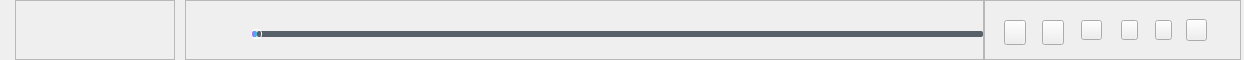
<?xml version="1.0" encoding="UTF-8"?>
<ui version="4.0">
 <class>PlayCtlAdjustForm</class>
 <widget class="QWidget" name="PlayCtlAdjustForm">
  <property name="geometry">
   <rect>
    <x>0</x>
    <y>0</y>
    <width>1244</width>
    <height>60</height>
   </rect>
  </property>
  <property name="minimumSize">
   <size>
    <width>1244</width>
    <height>0</height>
   </size>
  </property>
  <property name="windowTitle">
   <string>Form</string>
  </property>
  <property name="styleSheet">
   <string notr="true"/>
  </property>
  <layout class="QVBoxLayout" name="verticalLayout_2">
   <property name="spacing">
    <number>0</number>
   </property>
   <property name="leftMargin">
    <number>0</number>
   </property>
   <property name="topMargin">
    <number>0</number>
   </property>
   <property name="rightMargin">
    <number>0</number>
   </property>
   <property name="bottomMargin">
    <number>0</number>
   </property>
   <item>
    <widget class="QStackedWidget" name="stackedWidget_player">
     <property name="minimumSize">
      <size>
       <width>0</width>
       <height>60</height>
      </size>
     </property>
     <property name="maximumSize">
      <size>
       <width>16777215</width>
       <height>60</height>
      </size>
     </property>
     <property name="styleSheet">
      <string notr="true"/>
     </property>
     <widget class="QWidget" name="stackedWidget_playerPage1">
      <property name="styleSheet">
       <string notr="true"/>
      </property>
      <layout class="QHBoxLayout" name="horizontalLayout">
       <property name="spacing">
        <number>0</number>
       </property>
       <property name="leftMargin">
        <number>0</number>
       </property>
       <property name="topMargin">
        <number>0</number>
       </property>
       <property name="rightMargin">
        <number>0</number>
       </property>
       <property name="bottomMargin">
        <number>0</number>
       </property>
       <item>
        <spacer name="horizontalSpacer_3">
         <property name="orientation">
          <enum>Qt::Horizontal</enum>
         </property>
         <property name="sizeType">
          <enum>QSizePolicy::Fixed</enum>
         </property>
         <property name="sizeHint" stdset="0">
          <size>
           <width>15</width>
           <height>20</height>
          </size>
         </property>
        </spacer>
       </item>
       <item>
        <widget class="QFrame" name="frame_playctl">
         <property name="minimumSize">
          <size>
           <width>170</width>
           <height>0</height>
          </size>
         </property>
         <property name="maximumSize">
          <size>
           <width>170</width>
           <height>16777215</height>
          </size>
         </property>
         <property name="styleSheet">
          <string notr="true">margin-right:10px;
</string>
         </property>
         <property name="frameShape">
          <enum>QFrame::StyledPanel</enum>
         </property>
         <property name="frameShadow">
          <enum>QFrame::Raised</enum>
         </property>
         <layout class="QHBoxLayout" name="horizontalLayout_3">
          <property name="spacing">
           <number>0</number>
          </property>
          <property name="leftMargin">
           <number>0</number>
          </property>
          <property name="topMargin">
           <number>0</number>
          </property>
          <property name="rightMargin">
           <number>0</number>
          </property>
          <property name="bottomMargin">
           <number>0</number>
          </property>
          <item>
           <layout class="QHBoxLayout" name="horizontalLayout_2">
            <item>
             <widget class="QPushButton" name="pushButton_previous">
              <property name="minimumSize">
               <size>
                <width>40</width>
                <height>40</height>
               </size>
              </property>
              <property name="styleSheet">
               <string notr="true">QPushButton
{
background-repeat:no-repeat;
background-color:transparent;
border: 1px solid transparent;
/*border-radius:15px;*/
}


QPushButton:pressed
{
border: 1px solid transparent;
}

QPushButton:hover
{

border: 1px solid transparent;
}

QToolTip
{
border:1px solid rgb(118, 118, 118); 
background-color: #ffffff;
color:#484848; font-size:12px;
}</string>
              </property>
              <property name="text">
               <string/>
              </property>
              <property name="flat">
               <bool>false</bool>
              </property>
             </widget>
            </item>
            <item>
             <spacer name="horizontalSpacer_5">
              <property name="orientation">
               <enum>Qt::Horizontal</enum>
              </property>
              <property name="sizeType">
               <enum>QSizePolicy::Fixed</enum>
              </property>
              <property name="sizeHint" stdset="0">
               <size>
                <width>5</width>
                <height>20</height>
               </size>
              </property>
             </spacer>
            </item>
            <item>
             <widget class="QPushButton" name="pushButton_pauseStart">
              <property name="minimumSize">
               <size>
                <width>40</width>
                <height>40</height>
               </size>
              </property>
              <property name="styleSheet">
               <string notr="true">QPushButton
{
background-color:transparent;
border: 1px solid transparent;
/*border-radius:15px;*/
}


QPushButton:pressed
{
border: 1px solid transparent;
}

QPushButton:hover
{
border: 1px solid transparent;
}

QToolTip
{
border:1px solid rgb(118, 118, 118); 
background-color: #ffffff;
color:#484848; font-size:12px;
}</string>
              </property>
              <property name="text">
               <string/>
              </property>
              <property name="flat">
               <bool>false</bool>
              </property>
             </widget>
            </item>
            <item>
             <spacer name="horizontalSpacer_4">
              <property name="orientation">
               <enum>Qt::Horizontal</enum>
              </property>
              <property name="sizeType">
               <enum>QSizePolicy::Fixed</enum>
              </property>
              <property name="sizeHint" stdset="0">
               <size>
                <width>5</width>
                <height>20</height>
               </size>
              </property>
             </spacer>
            </item>
            <item>
             <widget class="QPushButton" name="pushButton_next">
              <property name="minimumSize">
               <size>
                <width>40</width>
                <height>40</height>
               </size>
              </property>
              <property name="styleSheet">
               <string notr="true">QPushButton
{
background-color:transparent;
border: 1px solid transparent;
/*border-radius:15px;*/
}


QPushButton:pressed
{

border: 1px solid transparent;
}

QPushButton:hover
{

border: 1px solid transparent;
}

QToolTip
{
border:1px solid rgb(118, 118, 118); 
background-color: #ffffff;
color:#484848; font-size:12px;
}</string>
              </property>
              <property name="text">
               <string/>
              </property>
              <property name="flat">
               <bool>false</bool>
              </property>
             </widget>
            </item>
           </layout>
          </item>
         </layout>
        </widget>
       </item>
       <item>
        <widget class="QFrame" name="frame_slider">
         <property name="minimumSize">
          <size>
           <width>780</width>
           <height>0</height>
          </size>
         </property>
         <property name="maximumSize">
          <size>
           <width>1460</width>
           <height>16777215</height>
          </size>
         </property>
         <property name="styleSheet">
          <string notr="true"/>
         </property>
         <property name="frameShape">
          <enum>QFrame::StyledPanel</enum>
         </property>
         <property name="frameShadow">
          <enum>QFrame::Raised</enum>
         </property>
         <layout class="QHBoxLayout" name="horizontalLayout_6">
          <property name="spacing">
           <number>0</number>
          </property>
          <property name="leftMargin">
           <number>0</number>
          </property>
          <property name="topMargin">
           <number>0</number>
          </property>
          <property name="rightMargin">
           <number>0</number>
          </property>
          <property name="bottomMargin">
           <number>0</number>
          </property>
          <item>
           <layout class="QHBoxLayout" name="horizontalLayout_5">
            <property name="spacing">
             <number>15</number>
            </property>
            <item>
             <widget class="QLabel" name="label_media_pic">
              <property name="minimumSize">
               <size>
                <width>50</width>
                <height>50</height>
               </size>
              </property>
              <property name="maximumSize">
               <size>
                <width>50</width>
                <height>50</height>
               </size>
              </property>
              <property name="styleSheet">
               <string notr="true">border-image: url(:/images/skin/title1.jpg);</string>
              </property>
              <property name="text">
               <string/>
              </property>
             </widget>
            </item>
            <item>
             <layout class="QVBoxLayout" name="verticalLayout">
              <property name="spacing">
               <number>0</number>
              </property>
              <item>
               <layout class="QHBoxLayout" name="horizontalLayout_4">
                <item>
                 <widget class="QLabel" name="label_media_name">
                  <property name="minimumSize">
                   <size>
                    <width>200</width>
                    <height>0</height>
                   </size>
                  </property>
                  <property name="styleSheet">
                   <string notr="true">QLabel
{
color:#29aae2;
}
</string>
                  </property>
                  <property name="text">
                   <string/>
                  </property>
                 </widget>
                </item>
                <item>
                 <spacer name="horizontalSpacer_2">
                  <property name="orientation">
                   <enum>Qt::Horizontal</enum>
                  </property>
                  <property name="sizeType">
                   <enum>QSizePolicy::Minimum</enum>
                  </property>
                  <property name="sizeHint" stdset="0">
                   <size>
                    <width>50</width>
                    <height>20</height>
                   </size>
                  </property>
                 </spacer>
                </item>
                <item>
                 <widget class="QLabel" name="label_time">
                  <property name="minimumSize">
                   <size>
                    <width>120</width>
                    <height>0</height>
                   </size>
                  </property>
                  <property name="maximumSize">
                   <size>
                    <width>110</width>
                    <height>16777215</height>
                   </size>
                  </property>
                  <property name="styleSheet">
                   <string notr="true">QLabel
{
color:rgb(255, 94, 30);
margin-left:10px;
}</string>
                  </property>
                  <property name="text">
                   <string/>
                  </property>
                 </widget>
                </item>
               </layout>
              </item>
              <item>
               <widget class="QSlider" name="horizontalSlider">
                <property name="minimumSize">
                 <size>
                  <width>350</width>
                  <height>0</height>
                 </size>
                </property>
                <property name="maximumSize">
                 <size>
                  <width>16777215</width>
                  <height>20</height>
                 </size>
                </property>
                <property name="styleSheet">
                 <string notr="true">/*整个进度条*/
QSlider::groove:horizontal 
{
background:transparent;
height: 6px;
border-radius:3px;
}


/*整个进度条-hover*/
QSlider::groove:horizontal:hover
{
background:transparent;
height: 6px;
border-radius:3px;
}

/*J拖动按钮*/
QSlider::handle:horizontal 
{

background: qradialgradient(spread:pad, cx:0.5, cy:0.5, radius:0.5, fx:0.5, fy:0.5, 
stop:0.6 #45ADED, stop:0.778409 rgba(255, 255, 255, 255));
height:8px;
width:8px;
margin-top: -2px;
margin-bottom: -2px;
padding-right:1px;
border-radius:4px;
border:1px solid white;

/*
border-image: url(:/images/Slider.png);
width: 20px;          
height:20px;           
margin-top: -4px;      
margin-bottom: -4px;
border-radius: 10px;  
*/
}

/*J拖动按钮-hover,只跟groove的hover时高度影响*/
QSlider::handle:horizontal:hover 
{

}

/*未划过的区域，右边界线*/
QSlider::add-page:horizontal,QSlider::add-line:horizontal
{
border-radius:2px;
background-color: rgb(87, 97, 106); 
}

/*已划过的区域，右边界线*/
QSlider::sub-page:horizontal,QSlider::sub-line:horizontal
{
border-radius:2px;
background-color:qlineargradient(spread:pad, x1:0, y1:0, x2:1, y2:0, stop:0 rgba(231,80,229, 255), stop:1 rgba(7,208,255, 255));
}
</string>
                </property>
                <property name="orientation">
                 <enum>Qt::Horizontal</enum>
                </property>
               </widget>
              </item>
              <item>
               <spacer name="verticalSpacer">
                <property name="orientation">
                 <enum>Qt::Vertical</enum>
                </property>
                <property name="sizeType">
                 <enum>QSizePolicy::Fixed</enum>
                </property>
                <property name="sizeHint" stdset="0">
                 <size>
                  <width>20</width>
                  <height>15</height>
                 </size>
                </property>
               </spacer>
              </item>
             </layout>
            </item>
           </layout>
          </item>
         </layout>
        </widget>
       </item>
       <item>
        <widget class="QFrame" name="frame_adjust">
         <property name="minimumSize">
          <size>
           <width>260</width>
           <height>0</height>
          </size>
         </property>
         <property name="maximumSize">
          <size>
           <width>260</width>
           <height>16777215</height>
          </size>
         </property>
         <property name="styleSheet">
          <string notr="true">margin-right:3px;
</string>
         </property>
         <property name="frameShape">
          <enum>QFrame::StyledPanel</enum>
         </property>
         <property name="frameShadow">
          <enum>QFrame::Raised</enum>
         </property>
         <layout class="QHBoxLayout" name="horizontalLayout_8">
          <property name="spacing">
           <number>6</number>
          </property>
          <property name="leftMargin">
           <number>0</number>
          </property>
          <property name="topMargin">
           <number>0</number>
          </property>
          <property name="rightMargin">
           <number>0</number>
          </property>
          <property name="bottomMargin">
           <number>0</number>
          </property>
          <item>
           <layout class="QHBoxLayout" name="horizontalLayout_7">
            <property name="spacing">
             <number>5</number>
            </property>
            <item>
             <spacer name="horizontalSpacer_6">
              <property name="orientation">
               <enum>Qt::Horizontal</enum>
              </property>
              <property name="sizeHint" stdset="0">
               <size>
                <width>20</width>
                <height>20</height>
               </size>
              </property>
             </spacer>
            </item>
            <item>
             <widget class="QPushButton" name="pushButton_playOrder">
              <property name="minimumSize">
               <size>
                <width>25</width>
                <height>25</height>
               </size>
              </property>
              <property name="maximumSize">
               <size>
                <width>20</width>
                <height>20</height>
               </size>
              </property>
              <property name="styleSheet">
               <string notr="true">QPushButton
{
border-image: url(:/images/icon/player_xunhuan.png);
}

QPushButton:hover
{
border-image: url(:/images/icon/player_xunhuan.png);
}</string>
              </property>
              <property name="text">
               <string/>
              </property>
             </widget>
            </item>
            <item>
             <spacer name="horizontalSpacer_10">
              <property name="orientation">
               <enum>Qt::Horizontal</enum>
              </property>
              <property name="sizeType">
               <enum>QSizePolicy::Expanding</enum>
              </property>
              <property name="sizeHint" stdset="0">
               <size>
                <width>10</width>
                <height>20</height>
               </size>
              </property>
             </spacer>
            </item>
            <item>
             <widget class="QPushButton" name="pushButton_comments">
              <property name="minimumSize">
               <size>
                <width>25</width>
                <height>25</height>
               </size>
              </property>
              <property name="maximumSize">
               <size>
                <width>20</width>
                <height>20</height>
               </size>
              </property>
              <property name="styleSheet">
               <string notr="true">QPushButton
{
border-image: url(:/images/icon/comment_message.png);
}

QPushButton:hover
{
border-image: url(:/images/icon/comment_message.png);
}</string>
              </property>
              <property name="text">
               <string/>
              </property>
             </widget>
            </item>
            <item>
             <spacer name="horizontalSpacer_9">
              <property name="orientation">
               <enum>Qt::Horizontal</enum>
              </property>
              <property name="sizeType">
               <enum>QSizePolicy::Expanding</enum>
              </property>
              <property name="sizeHint" stdset="0">
               <size>
                <width>10</width>
                <height>20</height>
               </size>
              </property>
             </spacer>
            </item>
            <item>
             <widget class="QPushButton" name="Btn_adjust">
              <property name="minimumSize">
               <size>
                <width>24</width>
                <height>20</height>
               </size>
              </property>
              <property name="maximumSize">
               <size>
                <width>24</width>
                <height>20</height>
               </size>
              </property>
              <property name="styleSheet">
               <string notr="true">QPushButton
{
border-image: url(:/images/icon/set.png);
}

QPushButton:hover
{
border-image: url(:/images/icon/set_hover.png);
}</string>
              </property>
              <property name="text">
               <string/>
              </property>
             </widget>
            </item>
            <item>
             <spacer name="horizontalSpacer_14">
              <property name="orientation">
               <enum>Qt::Horizontal</enum>
              </property>
              <property name="sizeType">
               <enum>QSizePolicy::Expanding</enum>
              </property>
              <property name="sizeHint" stdset="0">
               <size>
                <width>12</width>
                <height>20</height>
               </size>
              </property>
             </spacer>
            </item>
            <item>
             <widget class="QPushButton" name="pushButton_sound">
              <property name="minimumSize">
               <size>
                <width>20</width>
                <height>20</height>
               </size>
              </property>
              <property name="maximumSize">
               <size>
                <width>20</width>
                <height>20</height>
               </size>
              </property>
              <property name="styleSheet">
               <string notr="true"/>
              </property>
              <property name="text">
               <string/>
              </property>
             </widget>
            </item>
            <item>
             <spacer name="horizontalSpacer_8">
              <property name="orientation">
               <enum>Qt::Horizontal</enum>
              </property>
              <property name="sizeType">
               <enum>QSizePolicy::Expanding</enum>
              </property>
              <property name="sizeHint" stdset="0">
               <size>
                <width>10</width>
                <height>20</height>
               </size>
              </property>
             </spacer>
            </item>
            <item>
             <widget class="QPushButton" name="pushButton_collect">
              <property name="minimumSize">
               <size>
                <width>20</width>
                <height>20</height>
               </size>
              </property>
              <property name="maximumSize">
               <size>
                <width>20</width>
                <height>20</height>
               </size>
              </property>
              <property name="styleSheet">
               <string notr="true">QPushButton
{
border-image: url(:/images/icon/play_collect_unchecked.png);
}

QPushButton:checked
{
border-image: url(:/images/icon/play_collect_checked.png);
}

QPushButton:unchecked
{
border-image: url(:/images/icon/play_collect_unchecked.png);
}</string>
              </property>
              <property name="text">
               <string/>
              </property>
             </widget>
            </item>
            <item>
             <spacer name="horizontalSpacer_7">
              <property name="orientation">
               <enum>Qt::Horizontal</enum>
              </property>
              <property name="sizeType">
               <enum>QSizePolicy::Expanding</enum>
              </property>
              <property name="sizeHint" stdset="0">
               <size>
                <width>8</width>
                <height>20</height>
               </size>
              </property>
             </spacer>
            </item>
            <item>
             <widget class="QPushButton" name="pushButton_download">
              <property name="minimumSize">
               <size>
                <width>24</width>
                <height>22</height>
               </size>
              </property>
              <property name="maximumSize">
               <size>
                <width>24</width>
                <height>22</height>
               </size>
              </property>
              <property name="styleSheet">
               <string notr="true">QPushButton
{
border-image: url(:/images/icon/media_download.png);
}

QPushButton:hover
{
border-image: url(:/images/icon/media_download_hover.png);
}</string>
              </property>
              <property name="text">
               <string/>
              </property>
             </widget>
            </item>
            <item>
             <spacer name="horizontalSpacer_21">
              <property name="orientation">
               <enum>Qt::Horizontal</enum>
              </property>
              <property name="sizeType">
               <enum>QSizePolicy::Expanding</enum>
              </property>
              <property name="sizeHint" stdset="0">
               <size>
                <width>6</width>
                <height>20</height>
               </size>
              </property>
             </spacer>
            </item>
            <item>
             <widget class="QPushButton" name="pushButton_curlist">
              <property name="minimumSize">
               <size>
                <width>20</width>
                <height>20</height>
               </size>
              </property>
              <property name="maximumSize">
               <size>
                <width>20</width>
                <height>20</height>
               </size>
              </property>
              <property name="styleSheet">
               <string notr="true">QPushButton
{
	
	/*background-color:qlineargradient(spread:pad, x1:0, y1:0, x2:1, y2:0, stop:0 rgba(231,80,229, 255), stop:1 rgba(7,208,255, 255));*/
background-color: transparent;
	border-image: url(:/images/icon/curplaylist_normal.png);
	border:none;

}
QPushButton:pressed
{
	border: 1px solid #5F92B2;
}
QPushButton:hover{
/*background-color: qconicalgradient(cx:0.5, cy:0.522909, angle:179.9, 
	stop:0.494318 rgba(181, 225, 250, 255), stop:0.5 rgba(222, 242, 251, 255));*/
border: 1px solid #3C80B1;
	border-image: url(:/images/icon/curplaylist_hover.png);
border:none;
}

QToolTip
{
border:1px solid rgb(118, 118, 118); 
background-color: #ffffff;
color:#484848; font-size:12px;
}</string>
              </property>
              <property name="text">
               <string/>
              </property>
             </widget>
            </item>
           </layout>
          </item>
         </layout>
        </widget>
       </item>
      </layout>
     </widget>
    </widget>
   </item>
  </layout>
 </widget>
 <resources/>
 <connections/>
</ui>
